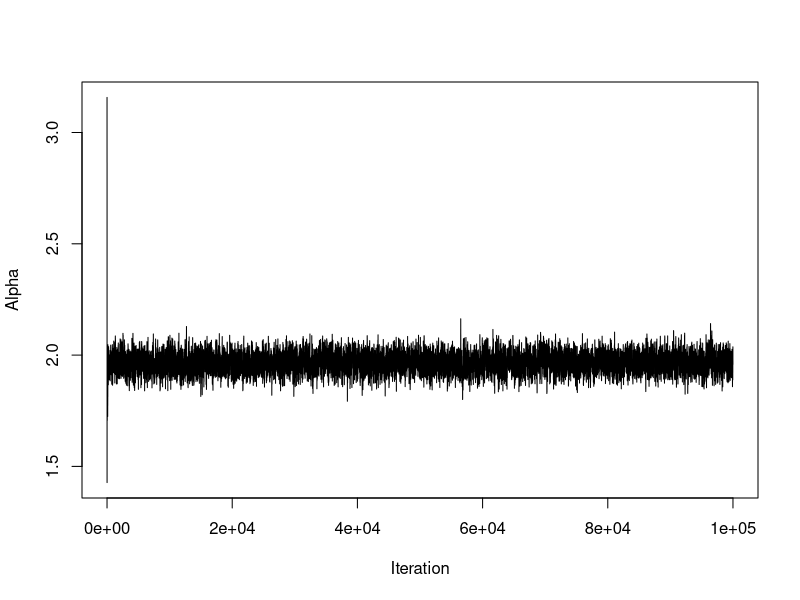
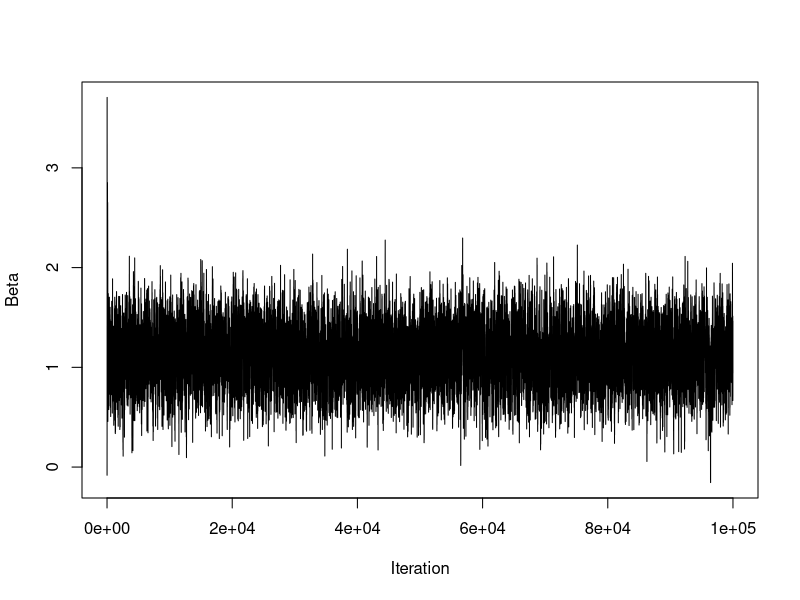
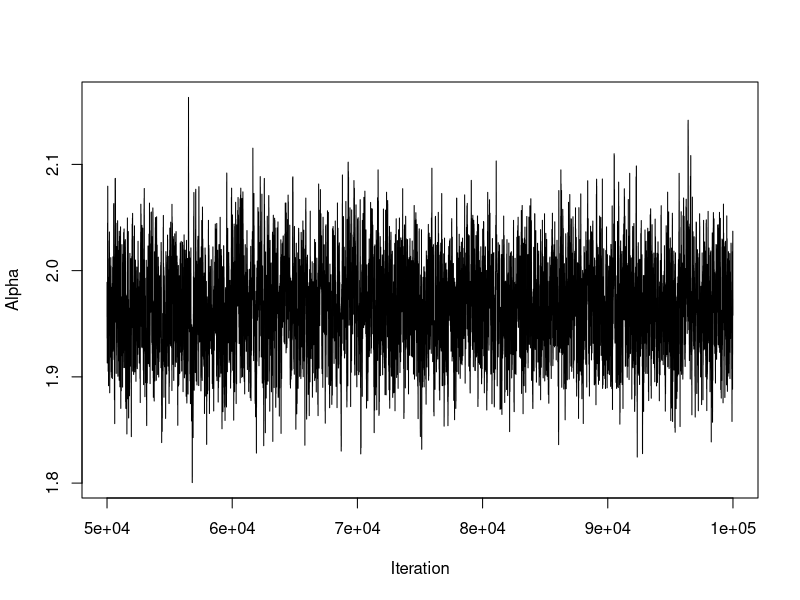
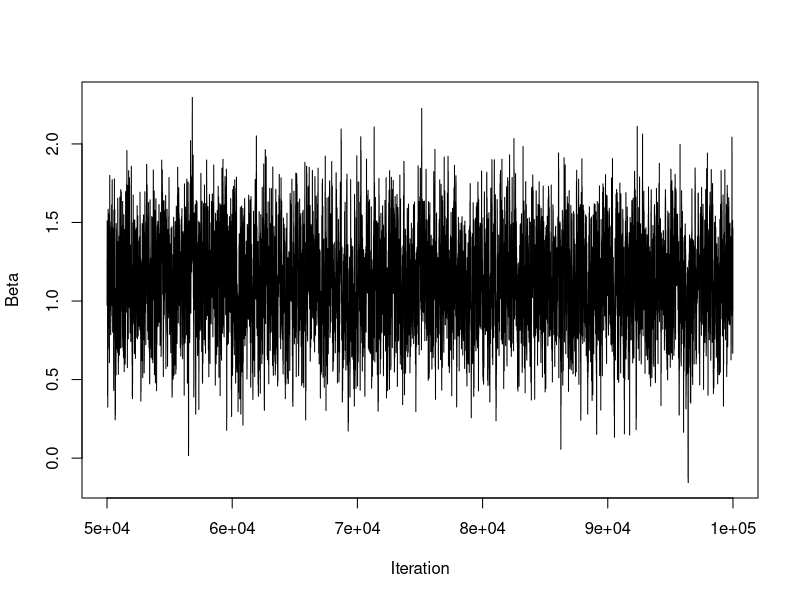
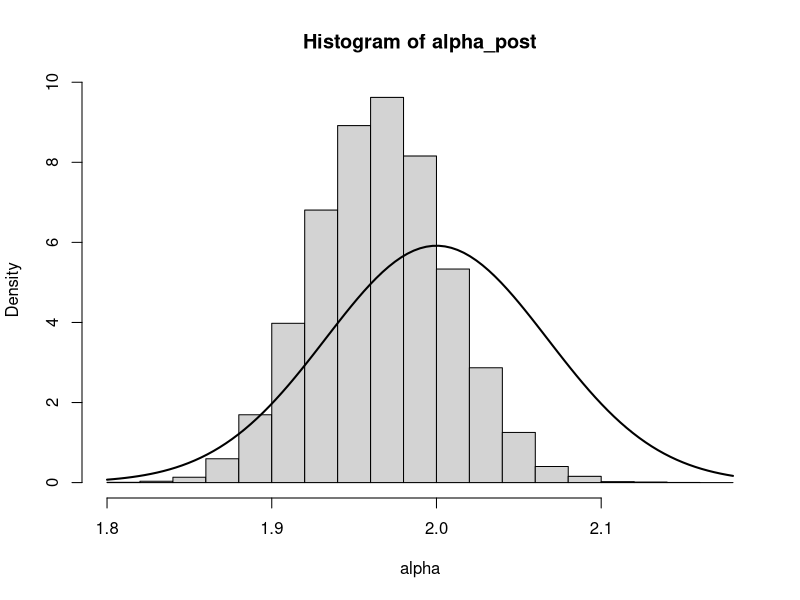
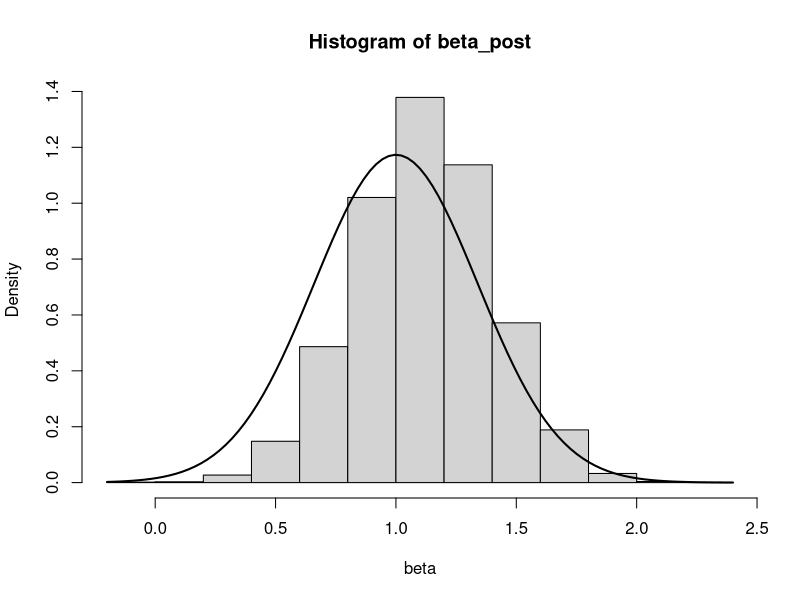

R code for these plots, in order:
alpha_true=2
beta_true=1
#sd_true=1
n_samples=48
n_params=2

acc_lower=0.35
acc_upper=0.45

#create sample data by adding normally distributed noise
x=seq(from=0, to=12, by=0.25)
y=alpha_true*x+beta_true+rnorm(length(x), 0, 1)


N=100000 #number of steps in chain
#alpha_values<-matrix(0, N, 1)
#beta_values<-matrix(0, N, 1)
mchain=matrix(0, N, n_params) #set up MC matrix for parameters 

alpha_init<-rnorm(1, 2, 1) #initial guess for alpha (slope)
beta_init<-rnorm(1, 1, 1)
#sigma_init<-rnorm(1, 1, 1)

#alpha_values[, 1]<-alpha_init
#beta_values[, 2]<-beta_init

mchain[1, 1]<-alpha_init
mchain[1, 2]<-beta_init
#mchain[1, 3]<-sigma_init

#define prior distribution
prior=function(param){
   dunif(param, min=-1000, max=1000, log=TRUE)
}

#define proposal distribution to draw guesses from
proposal=function(param, s){
  return(rnorm(1, mean=param, sd=s))
}

#initialise sd
s=matrix(1, 1, n_params)

#initialise accepted values count
count=matrix(0, 1, n_params)

for (t in 2:N){
  for (i in 1:n_params) {
    #tuning sd for proposal distribution
    
    if (t<=N/2 && t%%100==0){
      acc_rate=count[, i]/t
      if (acc_rate<acc_lower){
        scale=acc_lower/acc_rate
        s[, i]=s[, i]/scale}
      if (acc_rate>acc_upper){
        scale=acc_rate/acc_upper
        s[, i]=s[, i]*scale}}
    
    #choose value from proposal density   
    k=proposal(mchain[t-1, i], s[, i])
    
    #alpha likelihood 
    if (i==1){Likelihood_old=sum(dnorm(y, mean=mchain[t-1, i]*x+mchain[t-1, i+1], sd=1, log=T))
    Likelihood_new=sum(dnorm(y, mean=k*x+mchain[t-1, i+1], sd=1, log=T))}
    
    #beta likelihood
    if (i==2){Likelihood_old=sum(dnorm(y, mean=mchain[t, i-1]*x+mchain[t-1, i], sd=1, log=T)) 
    Likelihood_new=sum(dnorm(y, mean=mchain[t, i-1]*x+k, sd=1, log=T))}
    
    #sigma likelihood
    # if (i==3){Likelihood_old=sum(dnorm(y, mean=mchain[t, i-2]*x+mchain[t, i-1], sd=log(mchain[t-1, i]), log=T))
    #Likelihood_new=sum(dnorm(y, mean=mchain[t, i-2]*x+mchain[t, i-1], sd=log(k), log=T))}
    
    #calculate priors
    Prior_new=prior(k)
    Prior_old=prior(mchain[t-1, i])
    
    #calculate posteriors
    Posterior_new=Likelihood_new+Prior_new
    Posterior_old=Likelihood_old+Prior_old
    
    #calculate acceptance probability
    #a=min(1, exp(Posterior_new-Posterior_old))
    log_a=min(0, Posterior_new-Posterior_old)
    
    #choose random value from uniform distribution
    u=runif(1, 0, 1)
    log_u=log(u)
    
    if (log_a>log_u) {
      mchain[t, i]=k
      count[, i]=count[, i]+1
      } 
    else {
      mchain[t, i]=mchain[t-1, i]
    }
    #if (log_a>log_u) {
    #if (i==1 || i==2){
    
     # mchain[t, i]=k
    #  count[, i]=count[, i]+1}
    #if (i==3){
    #mchain[t, i]=exp(k)
    #}
    #} 
    #else {
      #mchain[t, i]=mchain[t-1, i]
    #} 
  }
}

#trace plots
plot(1:N, mchain[, 1], type="l", xlab="Iteration", ylab="Alpha")
plot(1:N, mchain[, 2], type="l", xlab="Iteration", ylab="Beta")

#remove burn-in iterations
data=mchain[50001:N, ]
alpha_post=data[, 1]
beta_post=data[, 2]

#trace plots without burn-in
plot(50001:N, alpha_post, type="l", xlab="Iteration", ylab="Alpha")
plot(50001:N, beta_post, type="l", xlab="Iteration", ylab="Beta")

hist(alpha_post, freq=F, xlab="alpha")
curve(dnorm(x,mean=2, sd=s[, 1]), add=TRUE, lwd=2)

hist(beta_post, freq=F, xlab="beta")
curve(dnorm(x,mean=1, sd=s[, 2]), add=TRUE, lwd=2)

#acceptance rates
acceptance_alpha=count[, 1]/N
acceptance_beta=count[, 2]/N
